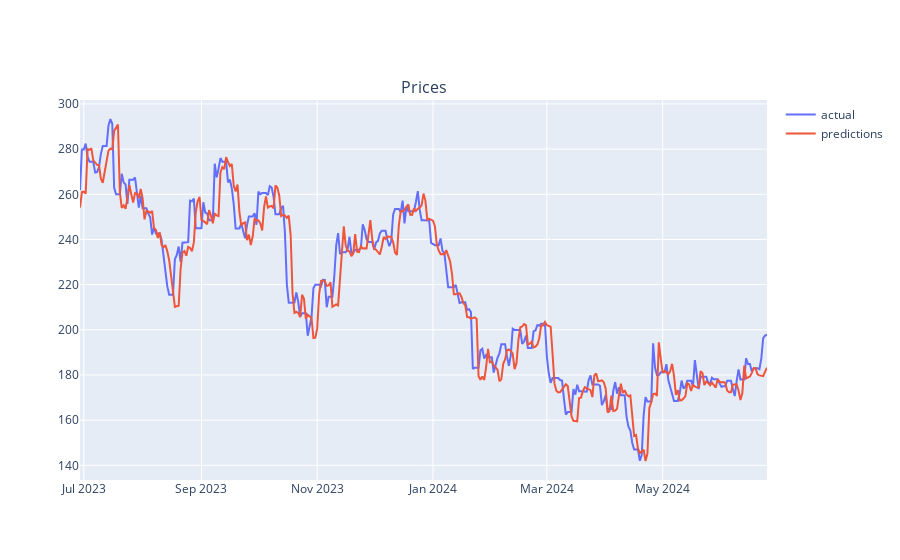

Notebook code cell kept with this figure:
### Code cell
actual = y_test
predictions = pd.DataFrame(y_pred, columns=y_test.columns, index=y_test.index)

fig = go.Figure()

# Create the subplots
fig = make_subplots(rows=1, cols=1, shared_xaxes=False, vertical_spacing=0.1,
                    subplot_titles=("Prices", ""))

fig.add_trace(
    go.Scatter(
        x=actual.index,
        y=actual.target,
        name='actual'
    ),
    row=1,
    col=1,
    secondary_y=False)

fig.add_trace(
    go.Scatter(
        x=predictions.index,
        y=predictions.target,
        name='predictions'
    ),
    row=1,
    col=1,
    secondary_y=False)


fig.show()

### Figure 1 — Plotly figure (JSON) as saved in the notebook; plotly's stock layout.template omitted (floating-point values rounded to 4 significant figures; data arrays with more than 128 entries replaced by an {"elided": "..."} marker saying what was removed)
{"data": [{"name": "actual", "type": "scatter", "x": {"elided": "363 str values"}, "xaxis": "x", "y": {"elided": "363 float values"}, "yaxis": "y"}, {"name": "predictions", "type": "scatter", "x": {"elided": "363 str values"}, "xaxis": "x", "y": {"elided": "363 float values"}, "yaxis": "y"}], "layout": {"annotations": [{"font": {"size": 16}, "showarrow": false, "text": "Prices", "x": 0.5, "xanchor": "center", "xref": "paper", "y": 1, "yanchor": "bottom", "yref": "paper"}], "autosize": true, "xaxis": {"anchor": "y", "autorange": true, "domain": [0, 1], "range": ["2023-06-29", "2024-06-25"], "type": "date"}, "yaxis": {"anchor": "x", "autorange": true, "domain": [0, 1], "range": [133.5, 301.8], "type": "linear"}}}
